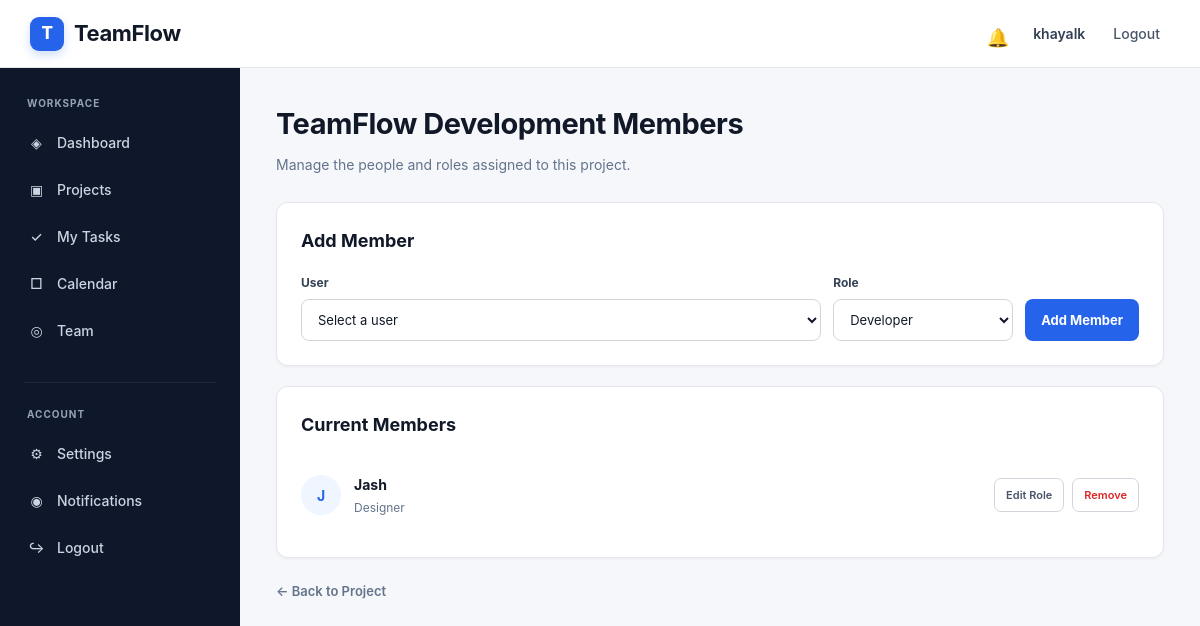
Screenshot of /projects/2/members/ (signed in) with the database file from the repository.
### accounts/models.py (models this page shows, shortened)
class User(AbstractUser):
    profile_picture = models.ImageField(
        upload_to="profile_pictures/",
        blank=True,
        null=True
    )
    bio = models.TextField(
        blank=True
    )
    job_title = models.CharField(
        max_length=100,
        blank=True
    )

### projects/models.py (models this page shows, shortened)
class Project(models.Model):
    STATUS_CHOICES = [
        ("planning", "Planning"),
        ("active", "Active"),
        ("on_hold", "On Hold"),
        ("completed", "Completed"),
    ]
    PRIORITY_CHOICES = [
        ("low", "Low"),
        ("medium", "Medium"),
        ("high", "High"),
    ]
    name = models.CharField(max_length=200)
    description = models.TextField(blank=True)
    owner = models.ForeignKey(
        settings.AUTH_USER_MODEL,
        on_delete=models.CASCADE,
        related_name="owned_projects"
    )
    start_date = models.DateField(
        null=True,
        blank=True
    )
    due_date = models.DateField(
        null=True,
        blank=True
    )
    status = models.CharField(
        max_length=20,
        choices=STATUS_CHOICES,
        default="planning"
    )
    priority = models.CharField(
        max_length=10,
        choices=PRIORITY_CHOICES,
        default="medium"
    )
    created_at = models.DateTimeField(
        auto_now_add=True
    )
    updated_at = models.DateTimeField(
        auto_now=True
    )

class ProjectMember(models.Model):
    ROLE_CHOICES = [
        ("manager", "Manager"),
        ("developer", "Developer"),
        ("designer", "Designer"),
        ("viewer", "Viewer"),
    ]
    project = models.ForeignKey(
        Project,
        on_delete=models.CASCADE,
        related_name="members"
    )
    user = models.ForeignKey(
        settings.AUTH_USER_MODEL,
        on_delete=models.CASCADE,
        related_name="project_memberships"
    )
    role = models.CharField(
        max_length=20,
        choices=ROLE_CHOICES,
        default="developer"
    )
    joined_at = models.DateTimeField(
        auto_now_add=True
    )
    class Meta:
        unique_together = ("project", "user")

### projects/views.py (the view, shortened to what this page needs)
# urls.py: path("<int:project_id>/members/", views.project_members, name="project_members"),
@login_required
def project_members(request, project_id):
    project = get_object_or_404(
        Project,
        id=project_id,
        owner=request.user
    )
    users = User.objects.exclude(
        id=request.user.id
    )
    members = ProjectMember.objects.filter(
        project=project
    ).select_related("user")
    return render(
        request,
        "projects/members.html",
        {
            "project": project,
            "users": users,
            "members": members
        }
    )

### notifications/context_processors.py (called while the page is built)
def notification_count(request):
    if request.user.is_authenticated:
        unread_count = Notification.objects.filter(
            recipient=request.user,
            is_read=False
        ).count()
    else:
        unread_count = 0
    return {
        "unread_notifications": unread_count
    }

### templates/projects/members.html (shortened to what this page needs)
{% extends "base.html" %}
{% block content %}
<div class="members-page">
    <div class="members-header">
        <h1>
            {{ project.name }} Members
        </h1>
        <p>
            Manage the people and roles assigned to this project.
        </p>
    </div>
    <div class="members-card">
        <h2 class="card-title">
            Add Member
        </h2>
        <form method="POST">
            <div class="form-row">
                <div class="form-group">
                    <label for="user">
                        User
                    </label>
                    <select
                        id="user"
                        name="user"
                        required
                    >
                        <option value="">
                            Select a user
                        </option>
                    </select>
                </div>
                <div class="form-group">
                    <label for="role">
                        Role
                    </label>
                    <select
                        id="role"
                        name="role"
                        required
                    >
                        <option value="developer" selected>
                            Developer
                        </option>
                    </select>
                </div>
                <button
                    type="submit"
                    class="add-button"
                >
                    Add Member
                </button>
            </div>
        </form>
    </div>
    <div class="members-card">
        <h2 class="card-title">
            Current Members
        </h2>
        {% if members %}
            <div class="members-list">
                {% for member in members %}
                    <div class="member-row">
                        <div class="member-left">
                            <div class="member-avatar">
                                {{ member.user.username|first|upper }}
                            </div>
                            <div>
                                <div class="member-name">
                                    {{ member.user.username }}
                                </div>
                                <div class="member-role">
                                    {{ member.get_role_display }}
                                </div>
                            </div>
                        </div>
                        <div class="member-actions">
                            <a
                                href="{% url 'edit_member' project.id member.id %}"
                                class="member-action"
                            >
                                Edit Role
                            </a>
                            <a
                                href="{% url 'remove_member' project.id member.id %}"
                                class="member-action remove-action"
                            >
                                Remove
                            </a>
                        </div>
                    </div>
                {% endfor %}
            </div>
        {% else %}
            <div class="empty-members">
                No members have been added yet.
            </div>
        {% endif %}
    </div>
    <a
        href="{% url 'project_detail' project.id %}"
        class="back-link"
    >
        ← Back to Project
    </a>
</div>
{% endblock %}

### templates/base.html (shortened to what this page needs)
<!DOCTYPE html>
<html lang="en">
<head>
</head>
<body>
    <nav class="navbar">
        <a href="{% url 'dashboard' %}" class="logo">
            <span class="logo-mark">
                T
            </span>
            <span>
                TeamFlow
            </span>
        </a>
        <div class="user-area">
            {% if user.is_authenticated %}
                <a
                    href="{% url 'notification_list' %}"
                    class="notification-link"
                    title="Notifications"
                >
                    <span class="notification-icon">
                        🔔
                    </span>
                </a>
                <span class="user-name">
                    {{ user.username }}
                </span>
                <a
                    href="{% url 'logout' %}"
                    class="logout-top"
                >
                    Logout
                </a>
            {% endif %}
        </div>
    </nav>
    <aside class="sidebar">
        <div class="sidebar-section">
            <div class="sidebar-title">
                Workspace
            </div>
            <a
                href="{% url 'dashboard' %}"
                class="{% if request.resolver_match.url_name == 'dashboard' %}active{% endif %}"
            >
                <span class="sidebar-icon">
                    ◈
                </span>
                Dashboard
            </a>
            <a
                href="{% url 'project_list' %}"
                class=""
            >
                <span class="sidebar-icon">
                    ▣
                </span>
                Projects
            </a>
            <a
                href="{% url 'my_tasks' %}"
                class="{% if request.resolver_match.url_name == 'my_tasks' %}active{% endif %}"
            >
                <span class="sidebar-icon">
                    ✓
                </span>
                My Tasks
            </a>
            <a
                href="{% url 'calendar' %}"
                class="{% if request.resolver_match.url_name == 'calendar' %}active{% endif %}"
            >
                <span class="sidebar-icon">
                    □
                </span>
                Calendar
            </a>
            <a
                href="{% url 'team_list' %}"
                class="{% if request.resolver_match.url_name == 'team_list' %}active{% endif %}"
            >
                <span class="sidebar-icon">
                    ◎
                </span>
                Team
            </a>
        </div>
        <div class="sidebar-divider"></div>
        <div class="sidebar-section">
            <div class="sidebar-title">
                Account
            </div>
            <a
                href="{% url 'profile' %}"
                class="{% if request.resolver_match.url_name == 'profile' %}active{% endif %}"
            >
                <span class="sidebar-icon">
                    ⚙
                </span>
                Settings
            </a>
            <a
                href="{% url 'notification_list' %}"
                class="{% if request.resolver_match.url_name == 'notification_list' %}active{% endif %}"
            >
                <span class="sidebar-icon">
                    ◉
                </span>
                Notifications
            </a>
            <a href="{% url 'logout' %}">
                <span class="sidebar-icon">
                    ↪
                </span>
                Logout
            </a>
        </div>
    </aside>
    <main class="main-content">
        {% block content %}
        {% endblock %}
    </main>
</body>
</html>

### templates/base.html (style rules this page uses)
* { box-sizing: border-box; margin: 0; padding: 0; }
:root { --primary: #2563eb; --primary-dark: #1d4ed8; --sidebar: #0f172a; --sidebar-hover: #1e293b; --sidebar-active: #2563eb; --background: #f5f7fb; --surface: #ffffff; --border: #e5e7eb; --text: #111827; --muted: #64748b; --muted-light: #94a3b8; --danger: #dc2626; --shadow: 0 1px 3px rgba(15, 23, 42, 0.06); }
html { scroll-behavior: smooth; }
body { font-family: Inter, -apple-system, BlinkMacSystemFont, "Segoe UI", Arial, sans-serif; background: var(--background); color: var(--text); line-height: 1.5; min-height: 100vh; }
a { color: inherit; text-decoration: none; }
button, input, textarea, select { font-family: inherit; }
.navbar { position: fixed; top: 0; left: 0; right: 0; z-index: 1000; height: 68px; background: rgba(255, 255, 255, 0.96); backdrop-filter: blur(10px); border-bottom: 1px solid var(--border); display: flex; align-items: center; justify-content: space-between; padding: 0 30px; }
.logo { display: flex; align-items: center; gap: 10px; font-size: 22px; font-weight: 750; letter-spacing: -0.4px; color: var(--text); }
.logo-mark { width: 34px; height: 34px; display: flex; align-items: center; justify-content: center; border-radius: 9px; background: var(--primary); color: white; font-size: 17px; font-weight: 800; box-shadow: 0 4px 10px rgba(37, 99, 235, 0.22); }
.user-area { display: flex; align-items: center; gap: 18px; }
.user-name { color: #334155; font-size: 14px; font-weight: 600; }
.logout-top { color: #475569; font-size: 14px; font-weight: 500; padding: 8px 10px; border-radius: 7px; transition: 0.15s ease; }
.notification-link { position: relative; width: 38px; height: 38px; display: flex; align-items: center; justify-content: center; border-radius: 9px; color: #475569; font-size: 18px; transition: 0.15s ease; }
.notification-icon { width: 19px; height: 19px; }
.sidebar { position: fixed; top: 68px; left: 0; bottom: 0; width: 240px; background: var(--sidebar); color: white; padding: 28px 14px; overflow-y: auto; z-index: 900; }
.sidebar-section { margin-bottom: 30px; }
.sidebar-title { padding: 0 13px; margin-bottom: 10px; color: var(--muted-light); font-size: 10px; font-weight: 700; letter-spacing: 1px; text-transform: uppercase; }
.sidebar a { display: flex; align-items: center; gap: 11px; width: 100%; padding: 11px 13px; margin-bottom: 4px; border-radius: 8px; color: #cbd5e1; font-size: 14px; font-weight: 500; transition: background 0.15s ease, color 0.15s ease, transform 0.15s ease; }
.sidebar-icon { width: 19px; height: 19px; display: inline-flex; align-items: center; justify-content: center; color: currentColor; flex-shrink: 0; }
.sidebar-divider { height: 1px; background: #1e293b; margin: 24px 10px; }
.main-content { margin-left: 240px; padding: 102px 36px 45px; min-height: 100vh; }
.main-content > * { max-width: 1250px; margin-left: auto; margin-right: auto; }
input, textarea, select { width: 100%; padding: 10px 12px; border: 1px solid #d1d5db; border-radius: 8px; background: white; color: var(--text); font-size: 14px; outline: none; transition: border-color 0.15s ease, box-shadow 0.15s ease; }
label { display: block; margin-bottom: 7px; color: #374151; font-size: 13px; font-weight: 600; }

### rows the page displays
User: username "khayalk"
Project: name "TeamFlow Development"
ProjectMember: user.username|first "J", user.username "Jash", role "Designer"
